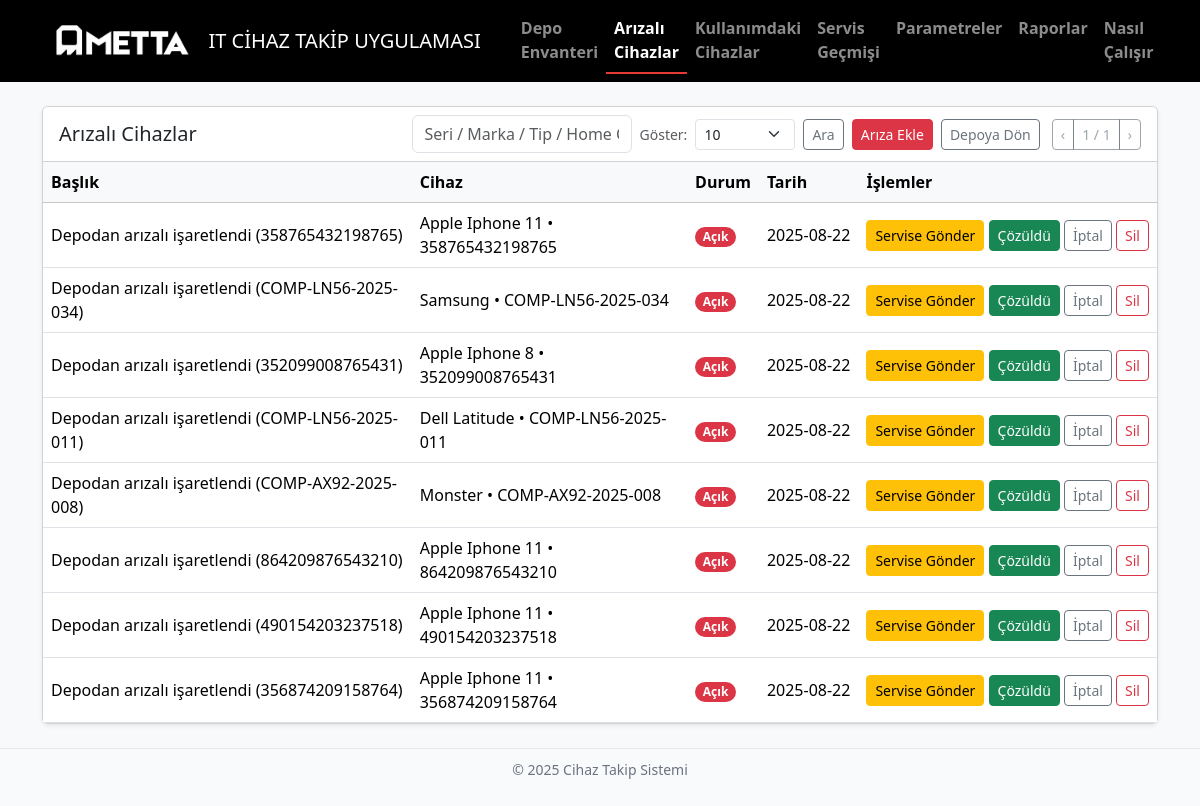
/faults, run on an earlier commit of the app's database.
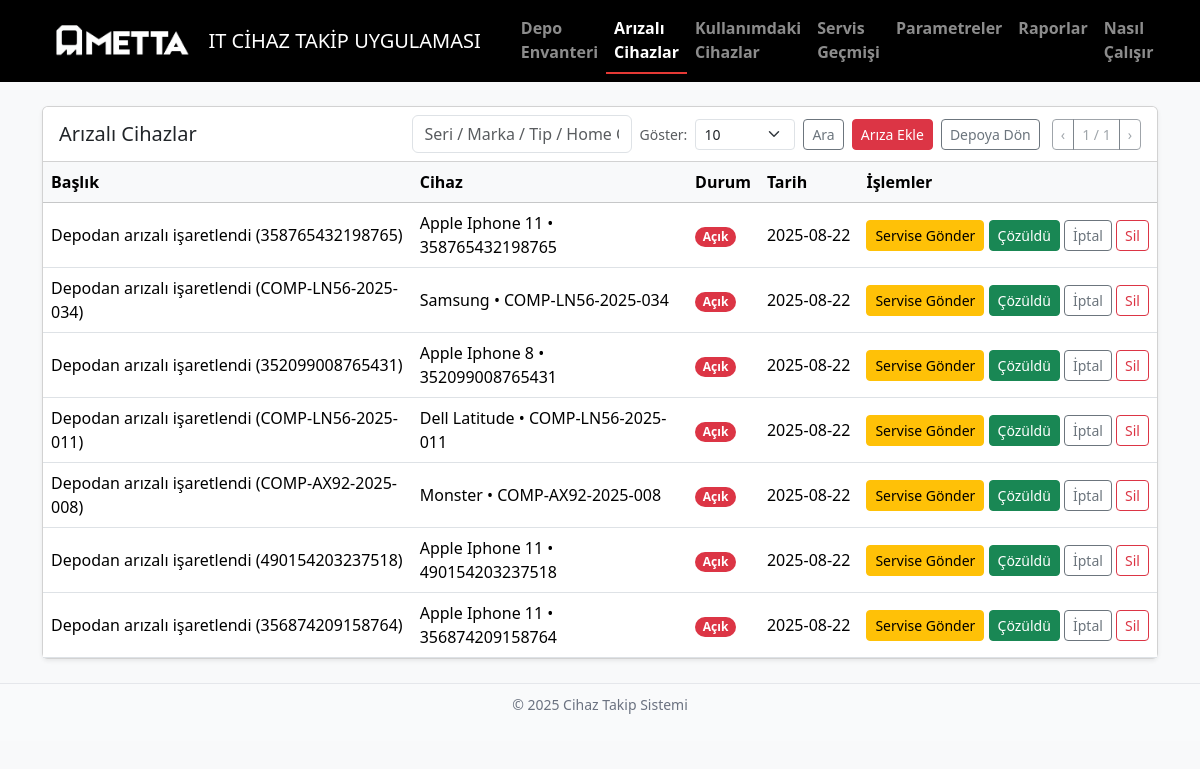
And on a later commit of the database.
### app.py (models this page shows)
class Device(db.Model):
    __tablename__ = "devices"
    id = db.Column(db.Integer, primary_key=True)
    brand = db.Column(db.String(80), nullable=False)
    type = db.Column(db.String(40), nullable=False)   # Monitor, Laptop PC vb.
    serial = db.Column(db.String(120), unique=True, nullable=False)
    home_code = db.Column(db.String(80))
    os = db.Column(db.String(80))
    quantity = db.Column(db.Integer, default=1, nullable=False)
    is_faulty = db.Column(db.Boolean, default=False, nullable=False)
    created_at = db.Column(db.DateTime, default=datetime.utcnow, nullable=False)
    service_records = db.relationship(
        "ServiceRecord", back_populates="device", cascade="all, delete-orphan"
    )
    faults = db.relationship(
        "Fault", back_populates="device", cascade="all, delete-orphan"
    )
    usages = db.relationship(
        "Usage", back_populates="device", cascade="all, delete-orphan"
    )

class Fault(db.Model):
    __tablename__ = "faults"
    id = db.Column(db.Integer, primary_key=True)
    device_id = db.Column(db.Integer, db.ForeignKey("devices.id"), nullable=False)
    title = db.Column(db.String(255), nullable=False)
    is_open = db.Column(db.Boolean, default=True, nullable=False)
    created_at = db.Column(db.DateTime, default=datetime.utcnow, nullable=False)
    resolved_at = db.Column(db.DateTime)
    device = db.relationship("Device", back_populates="faults")

### app.py (the view, shortened to what this page needs)
@app.route("/faults")
def faults():
    q = (request.args.get("q") or "").strip()              # arama (seri/marka/tip/home_code/os)
    page = request.args.get("page", 1, type=int)           # sayfa
    per_page = request.args.get("per_page", 10, type=int)  # sayfa başına kayıt
    base = Device.query.filter(Device.is_faulty.is_(True))
    pagination = base.order_by(Device.created_at.desc()).paginate(
        page=page, per_page=per_page, error_out=False
    )
    items = pagination.items  # geriye dönük: eskisi gibi 'items' değişkeni kalsın
    open_faults = Fault.query.filter_by(is_open=True).all()
    open_fault_title = {f.device_id: f.title for f in open_faults}
    open_fault_id = {f.device_id: f.id for f in open_faults}
    brands = get_param_list("brands")
    types  = get_param_list("types")
    oslist = get_param_list("os_list")
    devices = Device.query.order_by(Device.brand.asc(), Device.serial.asc()).all()
    return render_template(
        "faults.html",
        items=items,               # device listesi
        pagination=pagination,     # sayfalama
        devices=devices,
        brands=brands,
        types=types,
        oslist=oslist,
        q=q,
        per_page=per_page,
        open_fault_title=open_fault_title,
        open_fault_id=open_fault_id,
    )

### app.py (called while the page is built)
def _split_list(text: str):
    if not text:
        return []
    raw = text.replace("\r", "\n").replace(",", "\n").split("\n")
    return [x.strip() for x in raw if x.strip()]

def get_param_list(key: str):
    p = Parameter.query.filter_by(key=key).first()
    return _split_list(p.value if p else "")

### templates/faults.html (shortened to what the changed rows need)
<!doctype html>
<html lang="tr">
<head>
  <link href="https://cdn.jsdelivr.net/npm/bootstrap@5.3.3/dist/css/bootstrap.min.css" rel="stylesheet">
</head>
<body class="bg-light">
<div class="container my-4">
  <div class="card shadow-sm">
    <div class="table-responsive">
      <table class="table table-hover align-middle mb-0">
        <thead class="table-light">
          <tr>
            <th>Başlık</th>
            <th>Cihaz</th>
            <th>Durum</th>
            <th>Tarih</th>
            <th>İşlemler</th>
          </tr>
        </thead>
        <tbody>
          {% for d in pagination.items %}
          <tr>
            <td class="text-wrap">
              {{ open_fault_title.get(d.id, "Depodan arızalı işaretlendi (" ~ d.serial ~ ")") }}
            </td>
            <td class="text-wrap">{{ d.brand or '—' }} • {{ d.serial }}</td>
            <td>
              {% if d.is_faulty %}
                <span class="badge rounded-pill text-bg-danger">Açık</span>
              {% else %}
                <span class="badge rounded-pill text-bg-success">Çözüldü</span>
              {% endif %}
            </td>
            <td class="text-nowrap">{{ d.created_at.strftime('%Y-%m-%d') }}</td>
            <td class="text-nowrap">
              <form method="post" action="{{ url_for('service_add') }}" class="d-inline">
                <button class="btn btn-sm btn-warning">Servise Gönder</button>
              </form>
              {% set fault_id = open_fault_id.get(d.id) %}
              {% if fault_id %}
              <form method="post" action="{{ url_for('faults_close', id=fault_id) }}" class="d-inline">
                <button class="btn btn-sm btn-success">Çözüldü</button>
              </form>
              {% else %}
              <form method="post" action="{{ url_for('inventory_mark_ok', id=d.id) }}" class="d-inline">
                <button class="btn btn-sm btn-success">Çözüldü</button>
              </form>
              {% endif %}
              <form method="post" action="{{ url_for('inventory_mark_ok', id=d.id) }}" class="d-inline">
                <button class="btn btn-sm btn-outline-secondary">İptal</button>
              </form>
              <form method="post" action="{{ url_for('inventory_delete', id=d.id) }}" class="d-inline"
                    onsubmit="return confirm('Cihaz envanterden silinecek. Emin misiniz?')">
                <button class="btn btn-sm btn-outline-danger">Sil</button>
              </form>
            </td>
          </tr>
          {% else %}
          <tr><td colspan="5" class="text-center text-muted py-4">Arızalı cihaz bulunmuyor.</td></tr>
          {% endfor %}
        </tbody>
      </table>
    </div>
  </div>
</div>
</body>
</html>

What changed in the data, as far as the page shows it:
no longer on this page (row edited): Device: get "Depodan arızalı işaretlendi (864209876543210)", brand "Apple Iphone 11", serial "864209876543210", is_faulty "Açık", created_at "2025-08-22"
